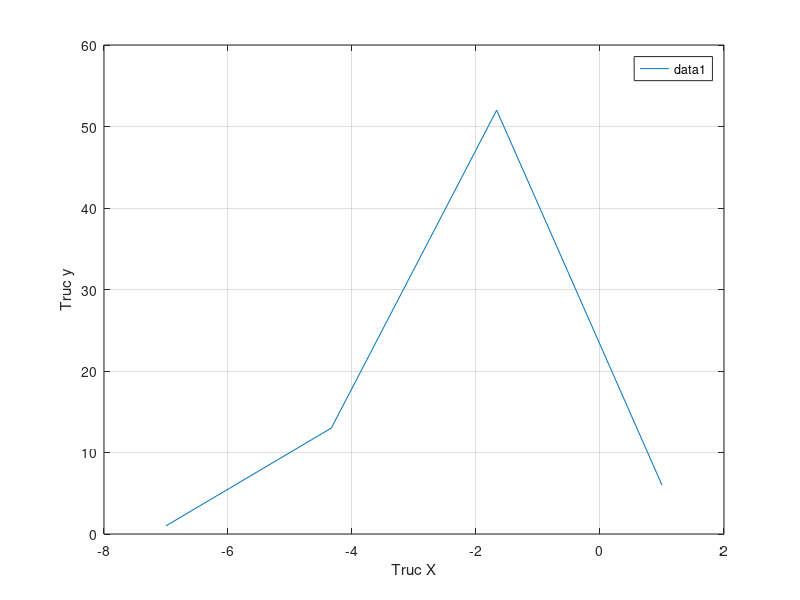

This chart was generated by the following MATLAB code:
% use polyval(a,x) estimaate the magnitude of f(x) at value of x
% f(x) = 9x^3 -5x^2+3x+7
a = [9 -5 3 7]
x = [0:2:10]
f = polyval(a,x);
 % dung step 2
 polyval([9 -5 3 7],[0:2:10])
 plot(x,f),xlabel('x'),ylabel('y'),grid
 
 % HOMEWORK IN LECTURE 2
 % PRACTISE 1
 A =[3 7 -4 12
     -5 9 10 2
     6 13 8 11
     15 5 4 1];
 
 v = A(:,2)
 w = A(2,:)
 B = A(:,2:4)
 C = A(2:end,2:4)
 D = A(1:2,2:4)
 
 % PRACTISE 2
  A =[3 7 -4 12
     -5 9 10 2
     6 13 8 11
     15 5 4 1];
 max_value = max(A)
 % sort(obj,dimension,"decending")
 B_2 = sort(A,2) % xet theo cols
 C_2 = sort(A,1) % xet theo row
 
 % PRACTISE 3
 A = [ -7 16 ; 4 9 ]
 B = [ 6 -5 ; 12 -2 ]
 C = [ -3 -9 ; 6 8 ]
 A+B+C
 A-B+C
 A*B
 D = A-B*C
 D^3
 
 % practise 4
 x = input('Nhap gia tri cua x : ')
 fx = (20*x^3 -7*x^2+5*x+10)*(4*x^2+12*x-3)-(80*x^5+212*x^4-124*x^3 + 121*x^2+105*x-30)
 if fx == 0
     a = [ 'Voi gia tri cua ' , num2str(x) , ' thi phuong trinh tren dung va co nghiem']
     disp (a)
 else
     disp(' gia tri x chua phai la nghiem')
 end
 
 
 % cach 2_ use polynomial
 fx = [0 0 20 -7 5 10]
 gx = [0 0 0 4 12 -3]
 hx = [ 80 212 -124 121 105 -30 ]
 
 px = (fx.*gx)-hx
 polyval(px,0:1:20)
 
 % plot the polynomial
 y = [1 13 52 6]
 x = linspace(-7,1,4)
 plot(x,y),xlabel('Truc X'),ylabel('Truc y'),grid
 legend()
 
 % Practise 5
 A = [ 3 7 -4 12
     -5 9 10 2
     6 13 8 11
     15 5 4 1]
 max_array = max(A)
 min_array = min(A)
 
 % Practise 6
 % PRACTISE 7
 A = [ 3 -2 1 ; 6 8 -5 ; 7 9 10 ]
 B = [ 6 9 -4 ; 7 5 3 ; -8 2 1 ]
 C = [ -7 -5 2 ; 10 6 1 ; 3 -9 8 ]
 D = [ A : B : C ]
 [cot,dong]  = find(max(ans))
 % PRACTISE 7 de xem da nhe. tai chua biet loi o dau
 
 
 
 
 
 
 
